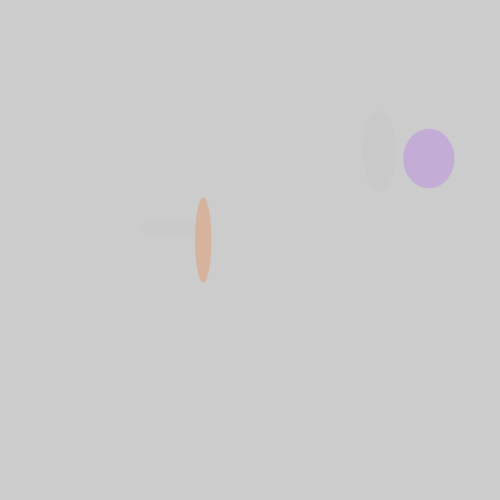
Frame 1 (no input)
Frame 60 (the mouse pressed at the canvas centre just before this capture): identical to frame 1, image omitted
Frame 120 (the mouse held since frame 60 and released just before this capture): identical to frame 1, image omitted

The Processing sketch that drew this single still picture (run headless with seeded random() and noise(); from frame 60 on, the mouse is pressed at the canvas centre):

// Processing sketch: functions_forloops
// ── functions_forloops.pde
/* By Jane Friedhoff, D+T2013 */

/* Functions - Using For Loops
  In the intro example, when we wanted the function to happen four times,
  we just wrote drawCircles(); four times. But that seems kind of silly.
  Shouldn't there be a way to just tell the computer to repeatedly do an
  action four times?

  If you're thinking of for-loops, you're right. The for-loop basically
  does the following:
    - Computer starts i at 0.
    - Computer checks to see if 0 < 4.
    - It is! Computer executes drawCircles(); once.
    - Computer increments i. i is now 1.
    - Computer checks to see if 1 < 4.
    - It is! Computer executes drawCircles(); once.
  And so on.
  
  Because for-loops happen effectively instantaneously, any non-superhuman
  user will see all four circles appear on screen at once.
  
  I've put a for-loop in draw as well, so you can see how that works.

*/

void setup() {
  noStroke(); // No outline.
  smooth(); // Smooth edges.
  size(500, 500); // 500px by 500px.

  for (int i = 0; i < 4; i++) { // A loop that will execute the commands
                                // within it four times.
    drawCircles(); // Plop our function in, and we're done!
  }
}

void draw() {
  // Uncomment the code below to see how it works in draw.
//  for (int i = 0; i < 2; i++) { // This will execute two times PER FRAME.
//    drawCircles(); // Plop our function in here, too.
//  }
}

// And here's where we write our function.
void drawCircles() {
  fill(random(255), random(255), random(255), random(255));
  ellipse(random(width), random(height), random(10, 100), random (10, 100));
}
